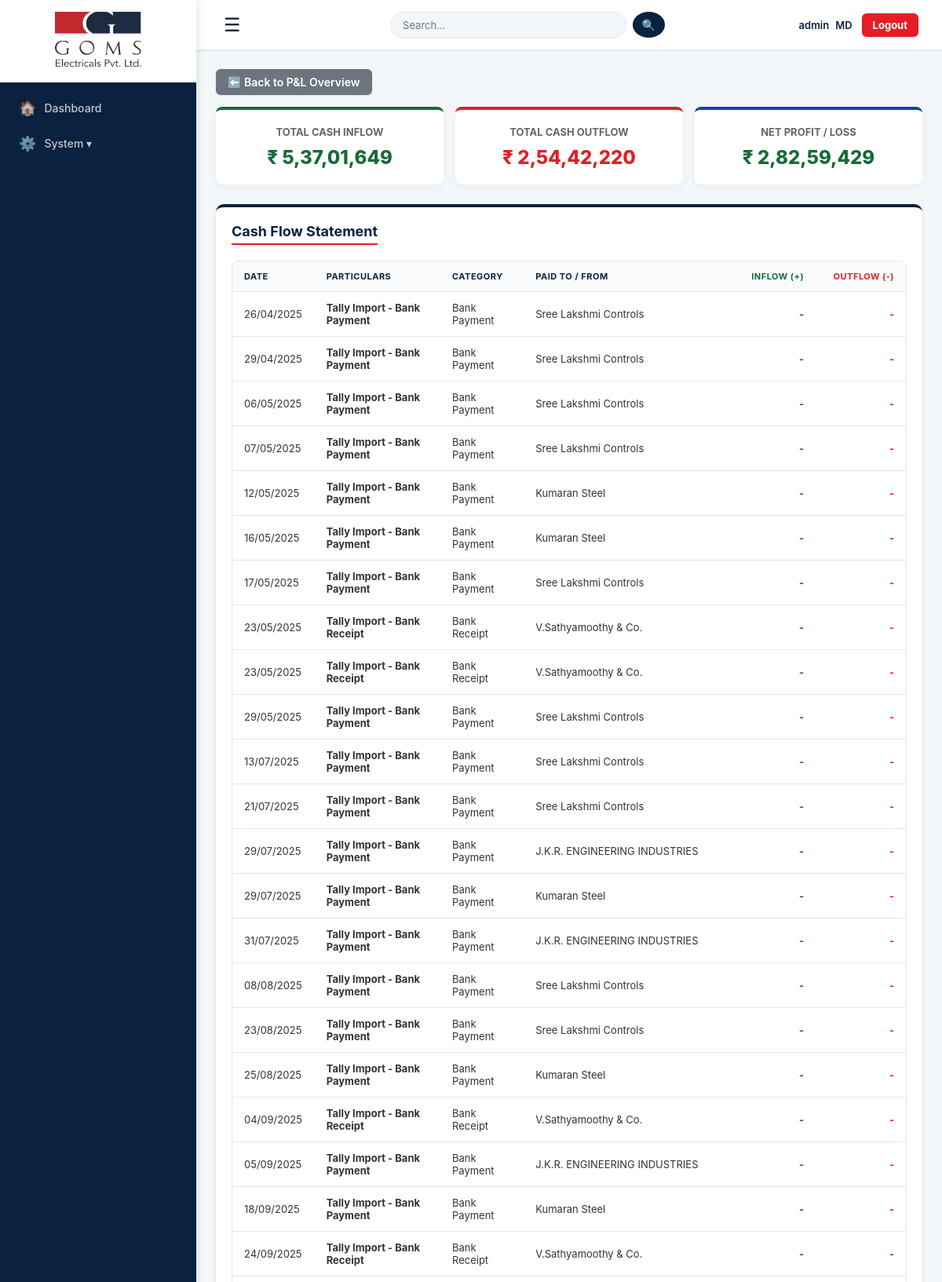
/project_pnl/TNHB (signed in, upper part), run on the app's committed database.
### tables this page shows
CREATE TABLE accounts (id INTEGER PRIMARY KEY AUTOINCREMENT, transaction_date TEXT, description TEXT NOT NULL, amount REAL DEFAULT 0, transaction_type TEXT NOT NULL, project_name TEXT, paid_name TEXT, category TEXT, bill_no TEXT);

### app.py (the view)
@app.route("/project_pnl/<project_name>")
def project_pnl_detail(project_name):
    if not session.get("username"): return redirect(url_for("login"))
    conn = get_db()
    p = conn.execute("SELECT * FROM projects WHERE project_name=?", (project_name,)).fetchone()
    tx = conn.execute("""
        SELECT * FROM accounts
        WHERE (TRIM(project_name)=TRIM(?) OR (TRIM(project_name)='General' AND TRIM(paid_name)=TRIM(?)))
        AND transaction_type IN ('Receipt', 'Payment', 'Bank Receipt', 'Bank Payment')
        ORDER BY transaction_date ASC, id ASC
        """, (project_name, p['client_name'])).fetchall()
    conn.close()
    ti = sum(t['amount'] for t in tx if 'receipt' in t['transaction_type'].lower())
    te = sum(t['amount'] for t in tx if 'payment' in t['transaction_type'].lower())
    net_profit = ti - te
    return render_template("project_pnl_detail.html", project=p, transactions=tx, total_inflow=ti, total_outflow=te, net_profit=net_profit)

### app.py (called while the page is built, shortened)
@app.context_processor
def inject_permissions():
    role = session.get('role', 'Admin')
    return dict(is_admin_or_gm = role in ['MD', 'Admin', 'GM'])

@app.after_request
def add_header(response):
    response.headers["Cache-Control"] = "no-cache, no-store, must-revalidate, public, max-age=0"
    response.headers["Pragma"] = "no-cache"
    response.headers["Expires"] = "0"
    return response

@app.template_filter('dateformat')
def dateformat(value, format='%d/%m/%Y'):
    if not value: return "-"
    try: return datetime.strptime(value, '%Y-%m-%d').strftime(format)
    except: return value

@app.template_filter('inr')
def format_inr(number):
    if number is None: return "0"
    try: number = float(number)
    except: return "0"
    is_negative = False
    if number < 0:
        is_negative = True
        number = abs(number)
    integer_part = str(round(number))
    if len(integer_part) > 3:
        last_three = integer_part[-3:]
        remaining = integer_part[:-3]
        groups = []
        while len(remaining) > 2:
            groups.insert(0, remaining[-2:])
            remaining = remaining[:-2]
        if remaining: groups.insert(0, remaining)
        formatted_integer = ",".join(groups) + "," + last_three
    else:
        formatted_integer = integer_part
    result = formatted_integer
    if is_negative: result = "-" + result
    return result

def get_db():
    conn = sqlite3.connect(DATABASE, timeout=20)
    conn.row_factory = sqlite3.Row
    return conn

@app.before_request
def restrict_access():
    if not session.get("username"): return
    role = session.get("role", "MD")
    endpoint = request.endpoint
    finance_routes = ['accounts', 'accounts_entry', 'delete_account_entry', 'delete_bill',
                      'print_bill', 'client_ledger', 'vendor_ledger', 'gst_reconciliation',
                      'run_reconciliation', 'gstr1', 'credit_notes', 'delete_credit_note',
                      'general_expenses', 'company_pnl', 'pay_purchase_bill', 'payroll']
    if endpoint in finance_routes and role not in ['MD', 'GM', 'Accountant']:
        flash("Access Denied: Finance module is restricted.", "error")
        return redirect(url_for('dashboard'))
    if role == "MD":
        return

### templates/project_pnl_detail.html (shortened to what this page needs)
{% extends "base.html" %}
{% block content %}
<div style="margin-bottom: 15px;">
    <a href="{{ url_for('accounts') }}" class="btn" style="background: #6c757d; padding: 8px 15px;">⬅️ Back to P&L Overview</a>
</div>
<div class="summary-cards">
    <div class="summary-card card-income">
        <h4>Total Cash Inflow</h4>
        <h2>₹ {{ total_inflow | inr }}</h2>
    </div>
    <div class="summary-card card-expense">
        <h4>Total Cash Outflow</h4>
        <h2>₹ {{ total_outflow | inr }}</h2>
    </div>
    <div class="summary-card card-profit">
        <h4>Net Profit / Loss</h4>
        <h2 style="color: {% if net_profit >= 0 %}#176b38{% else %}#e31e24{% endif %};">
            ₹ {{ net_profit | inr }}
        </h2>
    </div>
</div>
<div class="card">
    <h3 style="color: var(--primary-blue); border-bottom: 2px solid var(--accent-red); display: inline-block; padding-bottom: 5px; margin-bottom: 20px;">Cash Flow Statement</h3>
    <div class="table-wrap">
        <table>
            <thead>
                <tr style="background: #f1f5f9;">
                    <th>Date</th>
                    <th>Particulars</th>
                    <th>Category</th>
                    <th>Paid To / From</th>
                    <th style="color: #176b38; text-align: right;">Inflow (+)</th>
                    <th style="color: #e31e24; text-align: right;">Outflow (-)</th>
                </tr>
            </thead>
            <tbody>
                {% for t in transactions %}
                <tr>
                    <td>{{ t['transaction_date'] | dateformat }}</td>
                    <td><strong>{{ t['description'] }}</strong></td>
                    <td>{{ t['category'] or '-' }}</td>
                    <td>{{ t['paid_name'] or '-' }}</td>
                    <td style="text-align: right; color: #176b38; font-weight: bold;">
                        {% if t['transaction_type'] in ('Income', 'Debit Note') %}
                            ₹ {{ t['amount'] | inr }}
                        {% else %}
                            -
                        {% endif %}
                    </td>
                    <td style="text-align: right; color: #e31e24; font-weight: bold;">
                        {% if t['transaction_type'] == 'Expense' %}
                            ₹ {{ t['amount'] | inr }}
                        {% else %}
                            -
                        {% endif %}
                    </td>
                </tr>
                {% else %}
                <tr><td colspan="6" style="text-align: center; padding: 20px;">No transactions found for this project.</td></tr>
                {% endfor %}
            </tbody>
        </table>
    </div>
</div>
{% endblock %}

### static/css/main.css (style rules this page uses)
:root { --primary-blue: #0a2240; --accent-red: #e31e24; --bg-light: #f4f7f9; --text-dark: #333; --text-light: #666; --white: #ffffff; --border: #e2e8f0; --shadow-sm: 0 1px 3px rgba(0,0,0,0.1); --shadow-md: 0 4px 6px -1px rgba(0,0,0,0.1), 0 2px 4px -1px rgba(0,0,0,0.06); --shadow-lg: 0 10px 15px -3px rgba(0,0,0,0.1), 0 4px 6px -2px rgba(0,0,0,0.05); }
* { box-sizing: border-box; margin: 0; padding: 0; font-family: 'Inter', 'Segoe UI', sans-serif; }
body { background-color: var(--bg-light); color: var(--text-dark); display: flex; min-height: 100vh; }
.card { background: var(--white); border-radius: 10px; padding: 20px; box-shadow: var(--shadow-md); margin-bottom: 20px; border-top: 4px solid var(--primary-blue); transition: 0.2s; }
.card h3, .panel h3 { margin-bottom: 20px; color: var(--primary-blue); border-bottom: 2px solid var(--accent-red); display: inline-block; padding-bottom: 5px; font-weight: 700; font-size: 18px; }
.btn { background: var(--primary-blue); color: var(--white); border: none; padding: 10px 18px; border-radius: 6px; cursor: pointer; font-size: 14px; font-weight: 600; transition: all 0.2s; display: inline-block; text-decoration: none; box-shadow: var(--shadow-sm); text-align: center; }
.table-wrap { overflow-x: auto; border-radius: 8px; border: 1px solid var(--border); background: white; }
table { width: 100%; border-collapse: collapse; }
th, td { padding: 12px 15px; text-align: left; border-bottom: 1px solid var(--border); font-size: 13px; vertical-align: middle; }
th { background: #f8fafc; color: var(--primary-blue); font-weight: 700; text-transform: uppercase; font-size: 11px; letter-spacing: 0.5px; white-space: nowrap; }

### templates/project_pnl_detail.html (style rules this page uses)
.summary-cards { display: grid; grid-template-columns: repeat(3, 1fr); gap: 15px; margin-bottom: 25px; }
.summary-card { background: white; padding: 20px; border-radius: 8px; box-shadow: 0 4px 12px rgba(0,0,0,0.05); text-align: center; border-top: 4px solid #ccc; }
.summary-card h4 { color: #666; font-size: 13px; margin-bottom: 10px; text-transform: uppercase; font-weight: bold; }
.summary-card h2 { font-size: 24px; margin: 0; font-weight: 800; }
.card-income { border-top-color: #176b38; }
.card-income h2 { color: #176b38; }
.card-expense { border-top-color: #e31e24; }
.card-expense h2 { color: #e31e24; }
.card-profit { border-top-color: #0d47a1; }
.card-profit h2 { color: #0d47a1; }

### data on the page
accounts: transaction_date "26/04/2025", description "Tally Import - Bank Payment", category "Bank Payment", paid_name "Sree Lakshmi Controls"
accounts: transaction_date "29/04/2025", description "Tally Import - Bank Payment", category "Bank Payment", paid_name "Sree Lakshmi Controls"
accounts: transaction_date "06/05/2025", description "Tally Import - Bank Payment", category "Bank Payment", paid_name "Sree Lakshmi Controls"
accounts: transaction_date "07/05/2025", description "Tally Import - Bank Payment", category "Bank Payment", paid_name "Sree Lakshmi Controls"
accounts: transaction_date "12/05/2025", description "Tally Import - Bank Payment", category "Bank Payment", paid_name "Kumaran Steel"
accounts: transaction_date "16/05/2025", description "Tally Import - Bank Payment", category "Bank Payment", paid_name "Kumaran Steel"
accounts: transaction_date "17/05/2025", description "Tally Import - Bank Payment", category "Bank Payment", paid_name "Sree Lakshmi Controls"
accounts: transaction_date "23/05/2025", description "Tally Import - Bank Receipt", category "Bank Receipt", paid_name "V.Sathyamoothy & Co."
accounts: transaction_date "23/05/2025", description "Tally Import - Bank Receipt", category "Bank Receipt", paid_name "V.Sathyamoothy & Co."
accounts: transaction_date "29/05/2025", description "Tally Import - Bank Payment", category "Bank Payment", paid_name "Sree Lakshmi Controls"
accounts: transaction_date "13/07/2025", description "Tally Import - Bank Payment", category "Bank Payment", paid_name "Sree Lakshmi Controls"
accounts: transaction_date "21/07/2025", description "Tally Import - Bank Payment", category "Bank Payment", paid_name "Sree Lakshmi Controls"
accounts: transaction_date "29/07/2025", description "Tally Import - Bank Payment", category "Bank Payment", paid_name "J.K.R. ENGINEERING INDUSTRIES"
accounts: transaction_date "29/07/2025", description "Tally Import - Bank Payment", category "Bank Payment", paid_name "Kumaran Steel"
accounts: transaction_date "31/07/2025", description "Tally Import - Bank Payment", category "Bank Payment", paid_name "J.K.R. ENGINEERING INDUSTRIES"
accounts: transaction_date "08/08/2025", description "Tally Import - Bank Payment", category "Bank Payment", paid_name "Sree Lakshmi Controls"
accounts: transaction_date "23/08/2025", description "Tally Import - Bank Payment", category "Bank Payment", paid_name "Sree Lakshmi Controls"
accounts: transaction_date "25/08/2025", description "Tally Import - Bank Payment", category "Bank Payment", paid_name "Kumaran Steel"
accounts: transaction_date "04/09/2025", description "Tally Import - Bank Receipt", category "Bank Receipt", paid_name "V.Sathyamoothy & Co."
accounts: transaction_date "05/09/2025", description "Tally Import - Bank Payment", category "Bank Payment", paid_name "J.K.R. ENGINEERING INDUSTRIES"
accounts: transaction_date "18/09/2025", description "Tally Import - Bank Payment", category "Bank Payment", paid_name "Kumaran Steel"
accounts: transaction_date "24/09/2025", description "Tally Import - Bank Receipt", category "Bank Receipt", paid_name "V.Sathyamoothy & Co."

### other printed values
{{ session['username'] }} "admin"
{{ user_role }} "MD"
{{ total_inflow | inr }} "5,37,01,649"
{{ total_outflow | inr }} "2,54,42,220"
{{ net_profit | inr }} "2,82,59,429"
